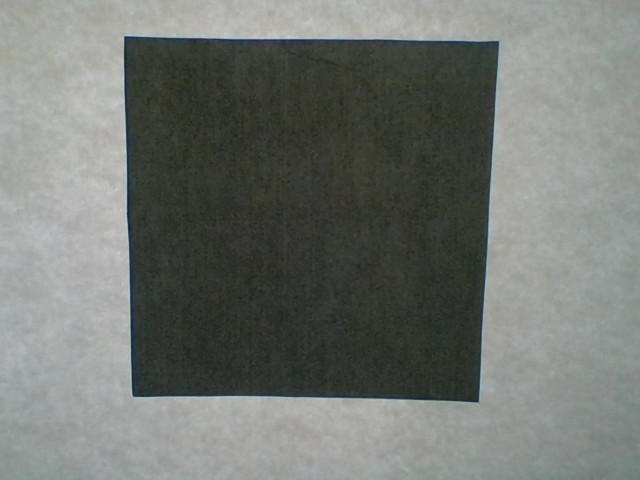
#> input picture foto.jpg, 640 x 480 px, given in place of the camera
$ python fondo.py
#> lines starting #> are read from the running program, lines starting #| are printed output that depends on the picture; after the words box and inside, x2 and y2 are one past the last pixel; in counts of white or black regions, pixels touching at a corner belong together
import cv2
import numpy as np

from PIL import Image

cap = cv2.VideoCapture(0)
#cap = cv2.imrea md('foto.png')

leido, frame = cap.read()
#> frame is the input picture: shape (480, 640, 3); mean B, G, R 113.3, 118.3, 114.2

# [5 lines of commented-out code are left out]

"""
	#Finalmente liberamos o soltamos la cámara
"""

cap.release()
img = cv2.imread('foto.png')
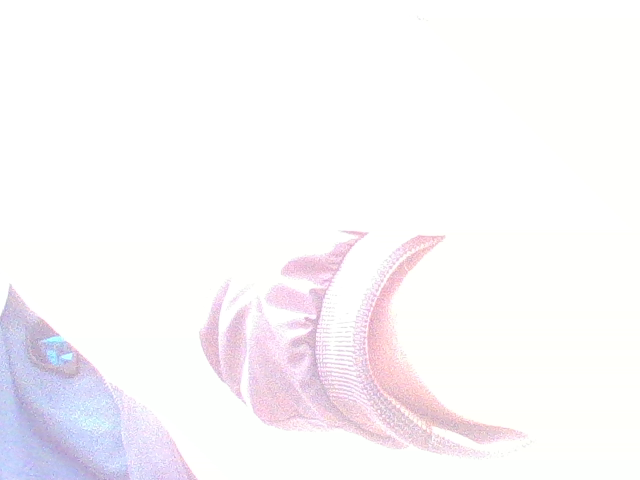
#> input picture foto.png, 640 x 480 px
#> img is the input picture: shape (480, 640, 3); mean B, G, R 250.4, 247.7, 250.2
#img = cv2.imread("foto.png")
cv2.imshow("IMAGEN ORIGINAL", img)

#conversion a escala de grises
gray_img = cv2.cvtColor(img, cv2.COLOR_BGR2GRAY)
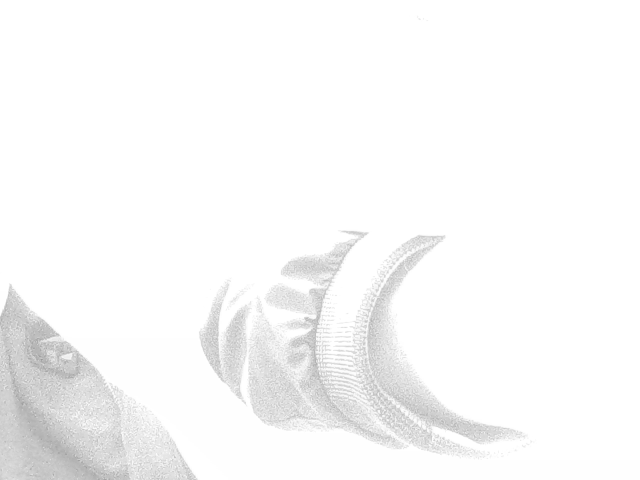
#> gray_img: shape (480, 640); min 152, max 255, mean 248.8

#cv2.imshow("IMAGEN EN ESCALA DE GRISES",gray_img)
_, thresh = cv2.threshold(gray_img,127,255, cv2.THRESH_BINARY_INV + cv2.THRESH_OTSU)
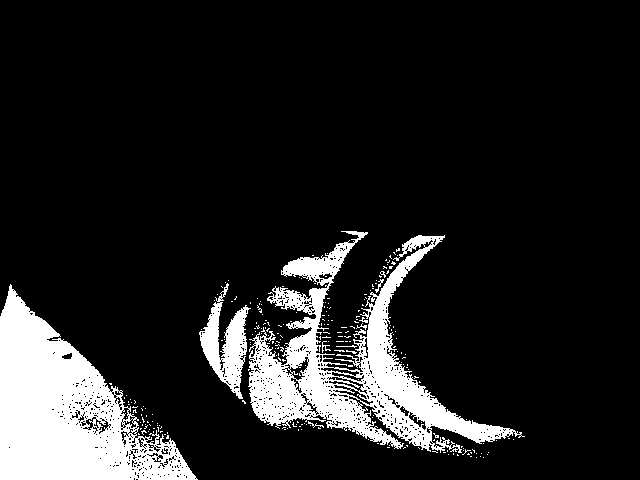
#> thresh: shape (480, 640); 13.2% white; 245 white regions (236 under 20 px)

cv2.imshow("IMAGEN EN BINARIO", thresh)
cv2.imwrite("foto2.png",thresh)
img_contours = cv2.findContours(thresh, cv2.RETR_TREE, cv2.CHAIN_APPROX_SIMPLE)[-2]
#> img_contours = 1208 contours, 1168 with area under 20; largest, box (x1, y1, x2, y2) and area: (0, 284, 198, 480) 19839, (248, 231, 525, 453) 18922, (199, 283, 251, 399) 2356, (328, 376, 368, 395) 226, (289, 356, 309, 381) 206
img_contours = sorted(img_contours, key = cv2.contourArea)

for i in img_contours:
    if cv2.contourArea(i) > 100:
        break
#> this loop made 1199 passes
#> i on passes 1 to 3: [[483, 457]], [[476, 457]], [[480, 456]]

mask = np.zeros(img.shape[:2], np.uint8)
cv2.drawContours(mask, [i], -1, 255, -1)
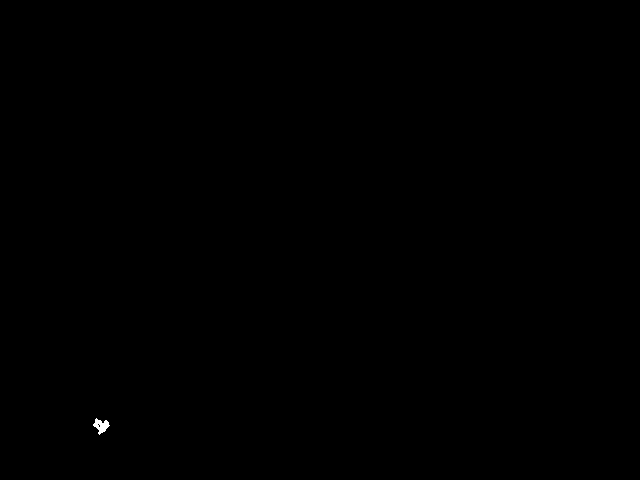
#> mask: shape (480, 640); 0.05% white; 1 white region, box (x1, y1, x2, y2) and area: (93, 418, 110, 435) 147
new_img = cv2.bitwise_and(img, img, mask=mask)

#cv2.imshow("resultado",new_img)
#cv2.imwrite("foto2.png",new_img)

img = cv2.imread( 'foto2.png', 1 )
#> img: shape (480, 640, 3); 13.2% white; 245 white regions (236 under 20 px), largest, box (x1, y1, x2, y2) and area: (0, 284, 198, 480) 19149, (248, 231, 525, 453) 18179, (199, 283, 251, 399) 2454

img_r = Image.open('foto2.png').convert('RGB')

width, height = img_r.size
#> width = 640; height = 480

# Make into Numpy array
na = np.array(img_r)

# Get colours and corresponding counts
colours, counts = np.unique(na.reshape(-1,3), axis=0, return_counts=1)
#> colours = [[0, 0, 0], [255, 255, 255]]; counts = [266517, 40683]
img = cv2.imread('foto2.png', cv2.IMREAD_GRAYSCALE)
##n_white_pix = np.sum(img == 255)
##print('Numero de pixeles blancos:', n_white_pix)

print( "Ancho: " + str(width) + "px" )
#| Ancho: 640px
print( "Alto: " + str(height) + "px")
#| Alto: 480px

print("Colores: ")
print( colours )
#| [[  0   0   0]
#|  [255 255 255]]

print("Conteo en px: ")
print( counts[1] )
#| 40683

mm = counts[1]
#> mm = 40683

print( "Medida en mm²: " )
print( mm )
#| 40683
